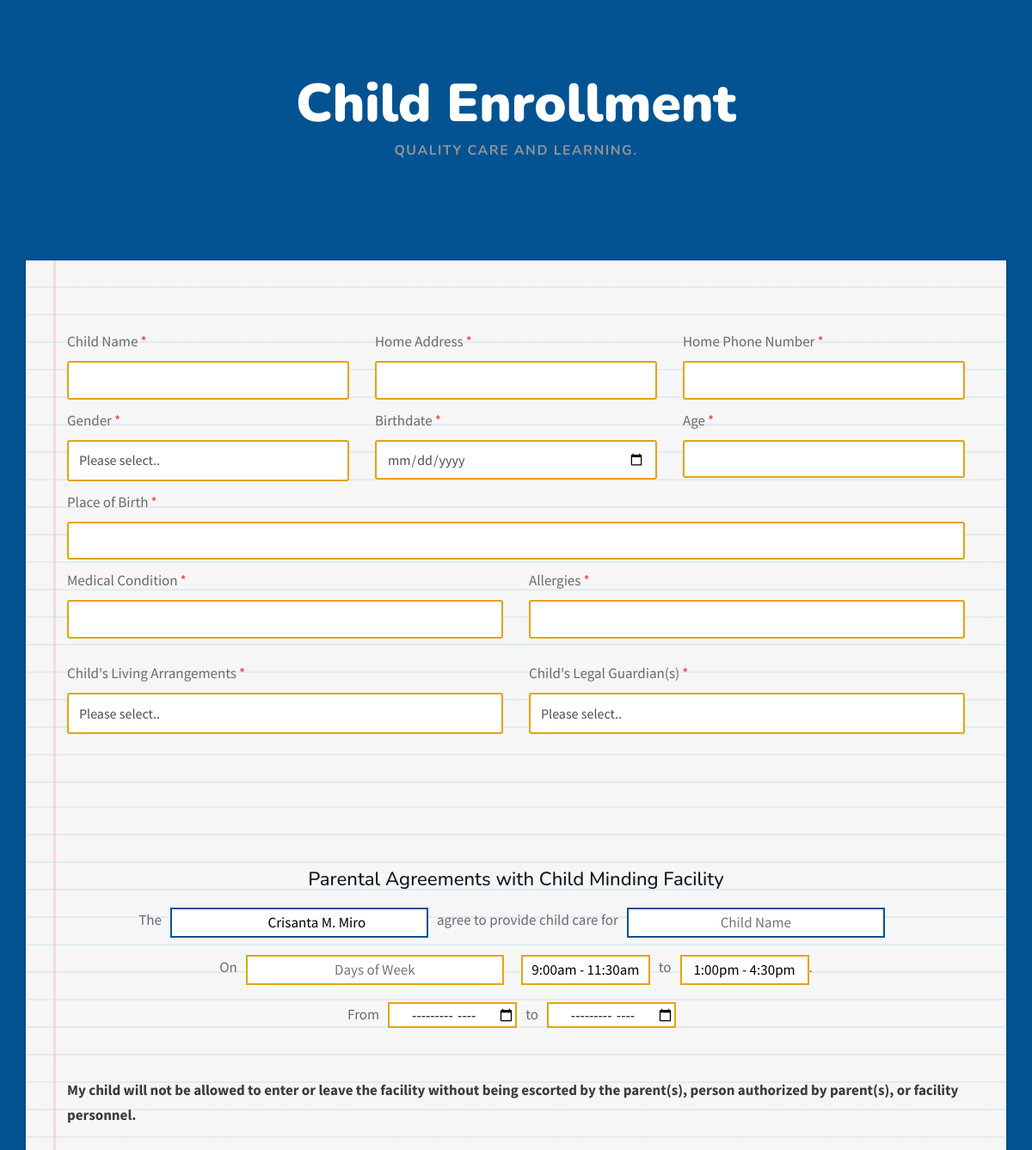
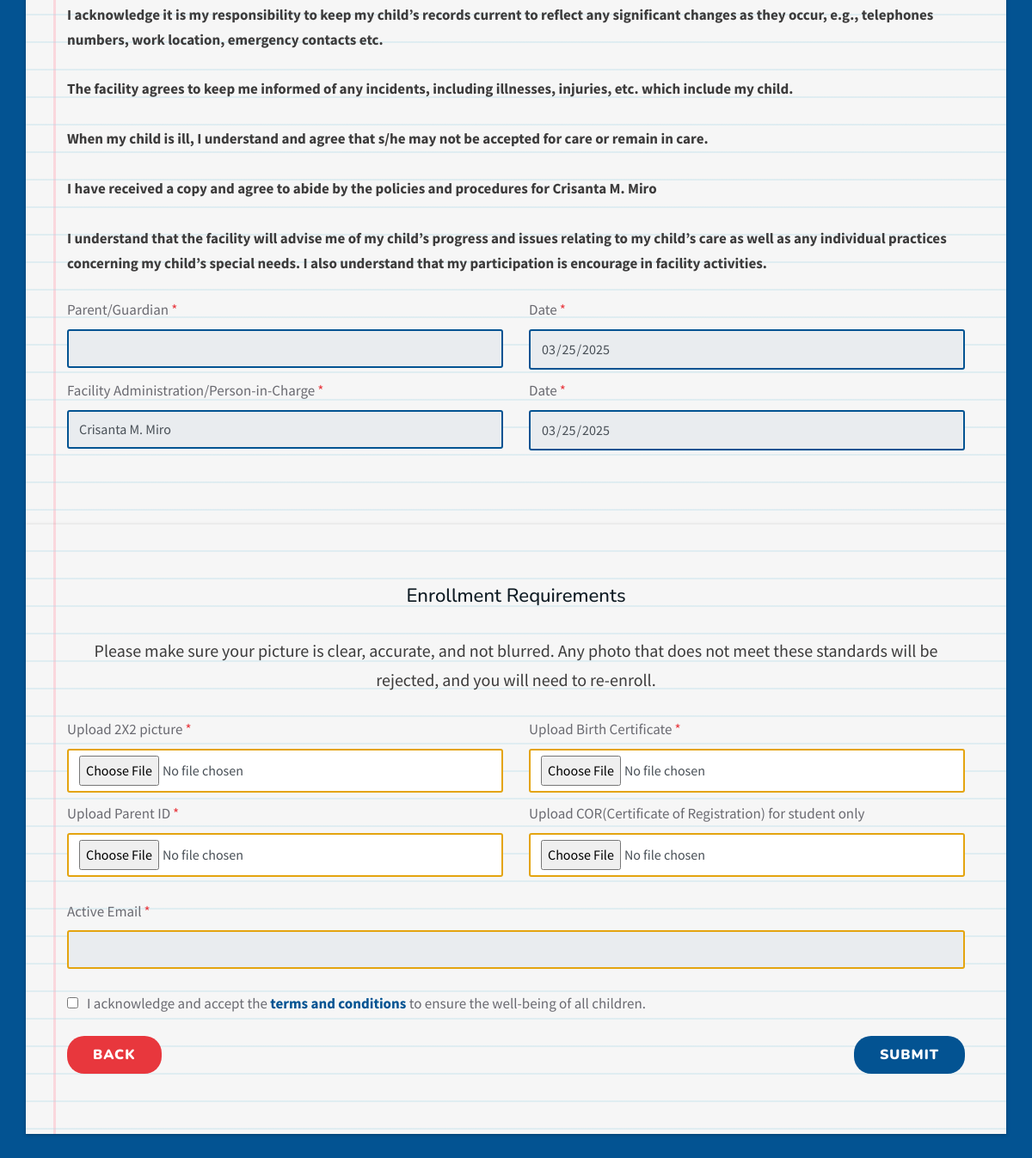
Screenshot of /dashboard/parent/enrollment.php with the database file from the repository (2 pictures, top to bottom).
### tables this page shows
CREATE TABLE `teacher` (
  `teacher_id` int(11) NOT NULL,
  `user_id` int(11) DEFAULT NULL,
  `fullname` varchar(100) DEFAULT NULL,
  `date_of_birth` date DEFAULT NULL,
  `place_of_birth` varchar(100) DEFAULT NULL,
  `civil_status` varchar(20) DEFAULT NULL,
  `gender` varchar(10) DEFAULT NULL,
  `address` varchar(255) DEFAULT NULL,
  `contact` varchar(15) DEFAULT NULL,
  `email_address` varchar(100) DEFAULT NULL
);

### dashboard/parent/enrollment.php (the view, shortened to what this page needs)
<?php
include('../../db_conn.php');
$sql2 = "SELECT fullname FROM teacher LIMIT 1";
$result2 = mysqli_query($conn, $sql2);
if ($result2) {
    $row = mysqli_fetch_assoc($result2);
    $teacherfullname = $row['fullname'];
} else {
    echo "Error: " . mysqli_error($conn);
}
?>
<!DOCTYPE html>
<html lang="en">
<head>
      <link href="../../fonts/flaticon/flaticon.css" rel="stylesheet" type="text/css">
      <link href="../../fonts/fontawesome/fontawesome-all.min.css" rel="stylesheet" type="text/css">
      <link href="../../vendor/bootstrap/css/bootstrap.min.css" rel="stylesheet">
      <link href="../../css/style.css" rel="stylesheet">
      <link href="../../css/plugins.css" rel="stylesheet">
      <link href="../../css/maincolors.css" rel="stylesheet">
      <link rel="stylesheet" href="../../vendor/layerslider/css/layerslider.css">
</head>
<body id="top" style="background:#035392">
    <div id="page-wrapper">
        <section id="contact-home" class="container">
            <form id="myForm" action="confirmation" method="post" enctype="multipart/form-data" style="width: 100%;" autocomplete="off">
                <div class="row">
                    <div class="col-lg-10 offset-lg-1 text-center">
                        <div class="section-heading">
                            <h2 style="color:white;">Child Enrollment</h2>
                            <p class="subtitle">Quality care and learning. </p>
                        </div>
                    </div>
                    <div class="col-lg-12 block-padding force notepad pl-5 pr-5" id="container1">
                            <div class="form-group row">
                                <div class="col-md-4">
                                    <label>Child Name<span class="required">*</span></label>
                                    <input type="text" name="child_name" id="child_name" class="form-control" required >
                                </div>
                                <div class="col-md-4">
                                    <label>Home Address<span class="required">*</span></label>
                                    <input type="text" name="address" class="form-control" required >
                                </div>
                                <div class="col-md-4">
                                    <label>Home Phone Number<span class="required">*</span></label>
                                    <input type="text" name="home_phone" class=" form-control" required>
                                </div>
                                <div class="col-md-4">
                                    <label>Gender<span class="required">*</span></label>
                                    <select name="gender" class="form-control" required>
                                        <option value="" selected hidden>Please select..</option>
                                    </select>
                                </div>
                                <div class="col-md-4">
                                    <label>Birthdate<span class="required">*</span></label>
                                    <input type="date" name="date_of_birth" id="date_of_birth" class="form-control" required onchange="calculateAge()">
                                </div>
                                <div class="col-md-4">
                                    <label>Age<span class="required">*</span></label>
                                    <input type="text" name="child_age" class="form-control" readonly style="background: white;" onclick="alert('Please use the birthdate to calculate the age.')" onfocus="this.blur();">
                                </div>
                                <div class="col-md-12">
                                    <label>Place of Birth<span class="required">*</span></label>
                                    <input type="text" name="place_of_birth" class="form-control" required>
                                </div>
                                <div class="col-md-6">
                                    <label>Medical Condition<span class="required">*</span></label>
                                    <input type="text" name="medical_condition" class="form-control" required>
                                </div>
                                 <div class="col-md-6">
                                    <label>Allergies<span class="required">*</span></label>
                                    <input type="text" name="allergies" class="form-control" required>
                                </div>
                            </div>
                             <div class="form-group row">
                                 <div class="col-md-6">
                                         <label>Child's Living Arrangements<span class="required">*</span></label>
    <select name="child_living_arrangements" class="form-control" required>
      <option value="" selected hidden>Please select..</option>
    </select>
 </div>
 <div class="col-md-6">
        <label>Child's Legal Guardian(s)<span class="required">*</span></label>
    <select name="child_legal_guardians" class="form-control" required>
      <option value="" selected hidden>Please select..</option>
    </select>
 </div>
</div>
                    </div>
                    <div class="col-lg-12 block-padding force notepad pl-5 pr-5" id="container5" >
    <h6>Parental Agreements with Child Minding Facility</h6>
    <div style="width: 100%; margin-top: 20px; display: flex;justify-content: center;flex-wrap: wrap;">The <input type="text" name="parental_agreement_facility_name" style="border: 2px solid #035392; text-align: center; width: 100%; max-width: 300px; margin:0px 10px" placeholder="Facility Name" id="fac1" value="
            <?php echo htmlspecialchars($teacherfullname); ?>" readonly> agree to provide child care for <input type="text" name="parental_agreement_child_name" id="parental_agreement_child_name" readonly style="border: 2px solid #035392; text-align: center; width: 100%; max-width: 300px; margin:0px 10px" placeholder="Child Name" readonly>
    </div>
    <div style="width: 100%; margin-top: 20px; display: flex;justify-content: center;flex-wrap: wrap;"> On <input type="text" name="parental_agreement_days_of_week" style="border: 2px solid #E4A40F; text-align: center; width: 100%; max-width: 300px;margin:0px 10px" placeholder="Days of Week" required>
      <input type="text" name="parental_agreement_start_time" style="border: 2px solid #E4A40F; text-align: center;width: 100%; max-width: 150px;margin-right: 10px;margin-left: 10px;" id="parental_agreement_start_time" value="9:00am - 11:30am" readonly> to <input type="text" name="parental_agreement_end_time" style="border: 2px solid #E4A40F; text-align: center;width: 100%; max-width: 150px;margin:0px 0px;margin-left: 10px;" id="parental_agreement_end_time" value="1:00pm - 4:30pm" readonly>.
    </div>
    <div style="width: 100%; margin-top: 20px; display: flex;justify-content: center;flex-wrap: wrap;"> From <input type="month" id="startMonth" name="parental_agreement_start_month" style="border: 2px solid #E4A40F; text-align: center;width: 100%; max-width: 150px;height: 30px; margin:0px 10px" required> to <input type="month" id="endMonth" name="parental_agreement_end_month" style="border: 2px solid #E4A40F; text-align: center;width: 100%; max-width: 150px;height: 30px; margin:0px 10px" required>
    </div>
    <br>
    <br>
    <p style="font-weight: bold;">My child will not be allowed to enter or leave the facility without being escorted by the parent(s), person authorized by parent(s), or facility personnel. <br>
      <br> I acknowledge it is my responsibility to keep my child’s records current to reflect any significant changes as they occur, e.g., telephones numbers, work location, emergency contacts etc. <br>
      <br> The facility agrees to keep me informed of any incidents, including illnesses, injuries, etc. which include my child. <br>
      <br> When my child is ill, I understand and agree that s/he may not be accepted for care or remain in care. <br>
      <br> I have received a copy and agree to abide by the policies and procedures for <?php echo htmlspecialchars($teacherfullname); ?> <br>
      <br> I understand that the facility will advise me of my child’s progress and issues relating to my child’s care as well as any individual practices concerning my child’s special needs. I also understand that my participation is encourage in facility activities.
    </p>
                    <div class="form-group row">
    <div class="col-md-6">
        <label>Parent/Guardian<span class="required">*</span></label>
        <input type="text" name="parental_agreement_parent" class="form-control" readonly value="<?php echo htmlspecialchars($parentData['parental_agreement_parent']); ?>" style="border: 2px solid #035392">
    </div>
    <div class="col-md-6">
        <label>Date<span class="required">*</span></label>
        <input type="date" name="parental_agreement_parentdate" class="form-control" value="<?php echo date('Y-m-d'); ?>" readonly style="border: 2px solid #035392">
    </div>
      <div class="col-md-6">
        <label>Facility Administration/Person-in-Charge<span class="required">*</span></label>
        <input type="text" name="parental_agreement_facilityadmin" class="form-control" value="<?php echo htmlspecialchars($teacherfullname); ?>" style="border: 2px solid #035392" readonly>
    </div>
    <div class="col-md-6">
        <label>Date<span class="required">*</span></label>
        <input type="date" name="parental_agreement_facilityadmindate" class="form-control" value="<?php echo date('Y-m-d'); ?>" readonly style="border: 2px solid #035392">
    </div>
 </div>
                    </div>
<div class="col-lg-12 block-padding force notepad pl-5 pr-5" id="container6">
                     <h6>Enrollment Requirements</h6>
                     <br>
                     <p style="font-weight:400;font-size: 20px;margin-top:-15px;text-align: center;">Please make sure your picture is clear, accurate, and not blurred. Any photo that does not meet these standards will be rejected, and you will need to re-enroll.</p>
                    <div class="form-group row">
    <div class="col-md-6">
        <label>Upload 2X2 picture<span class="required">*</span></label>
        <input type="file" name="upload_2x2" class="form-control" required>
    </div>
    <div class="col-md-6">
        <label>Upload Birth Certificate<span class="required">*</span></label>
        <input type="file" name="upload_birth" class="form-control" required>
    </div>
      <div class="col-md-6">
        <label>Upload Parent ID<span class="required">*</span></label>
        <input type="file" name="upload_parentID" class="form-control" required>
    </div>
    <div class="col-md-6">
        <label>Upload COR(Certificate of Registration) for student only</label>
        <input type="file" name="upload_cor" class="form-control">
    </div>
 </div>
<div class="form-group row">
 <div class="col-md-12">
        <label>Active Email<span class="required">*</span></label>
        <input type="email" name="email" id="email" value="<?php echo htmlspecialchars($parentData['email']); ?>" class="form-control" readonly>
    </div>
</div>
<div style="display:flex;">
<input type="checkbox" id="terms" style="margin-right: 10px;" required>
<label for="terms">I acknowledge and accept the <a href="termsandcondition" target="_blank" style="color:#035392;font-weight: bold;">terms and conditions</a> to ensure the well-being of all children.</label>
</div>
                        <div style="display: flex;justify-content: space-between;">
                            <button type="button" class="btn btn-tertiary" onclick="window.history.back()">Back</button>
                            <button type="submit" class="btn btn-primary" id="submitBtn">Submit</button>
                        </div>
                    </div>
                </div>
            </form>
        </section>
    </div>
</body>
</html>

### rows the page displays
teacher: parental_agreement_facility_name "Crisanta M. Miro", fullname "Crisanta M. Miro", parental_agreement_facilityadmin "Crisanta M. Miro"
